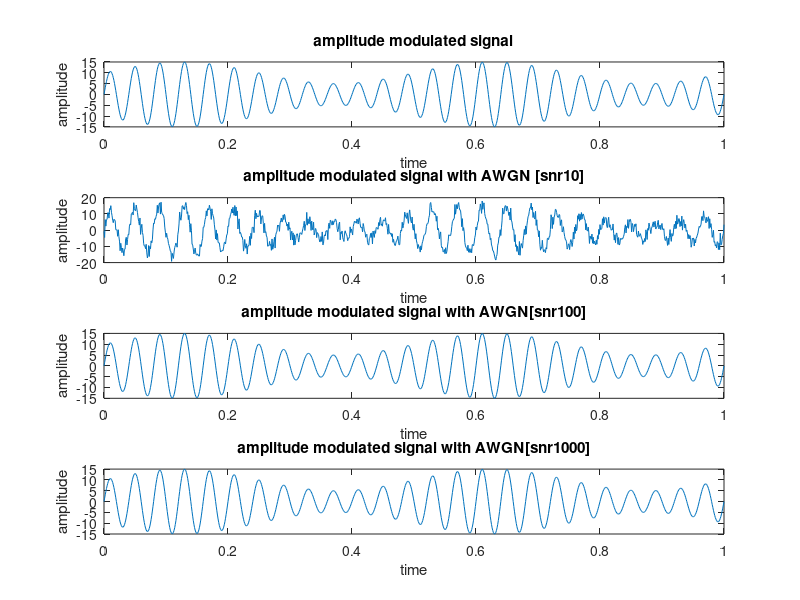

The MATLAB script that drew this image:
% -WITH VARYING SNR- %
clc;
clear;
t=0:0.001:1;
vm=5;
vc=10;
fm=2;
fc=25;
m=vm*sin(2*pi*fm*t);
c=vc*sin(2*pi*fc*t);
amp=vc+vm*sin(2*pi*fm*t);
am=amp.*sin(2*pi*fc*t);
y1=awgn(am,10,'measured');
y2=awgn(am,100,'measured');
y3=awgn(am,1000,'measured');
subplot(4,1,1);
plot(t,am);
xlabel('time');
ylabel('amplitude');
title('amplitude modulated signal');
subplot(4,1,2);
plot(t,y1);
xlabel('time');
ylabel('amplitude');
title('amplitude modulated signal with AWGN [snr10]');
subplot(4,1,3);
plot(t,y2);
xlabel('time');
ylabel('amplitude');
title('amplitude modulated signal with AWGN[snr100]');
subplot(4,1,4);
plot(t,y3);
xlabel('time');
ylabel('amplitude');
title('amplitude modulated signal with AWGN[snr1000]');